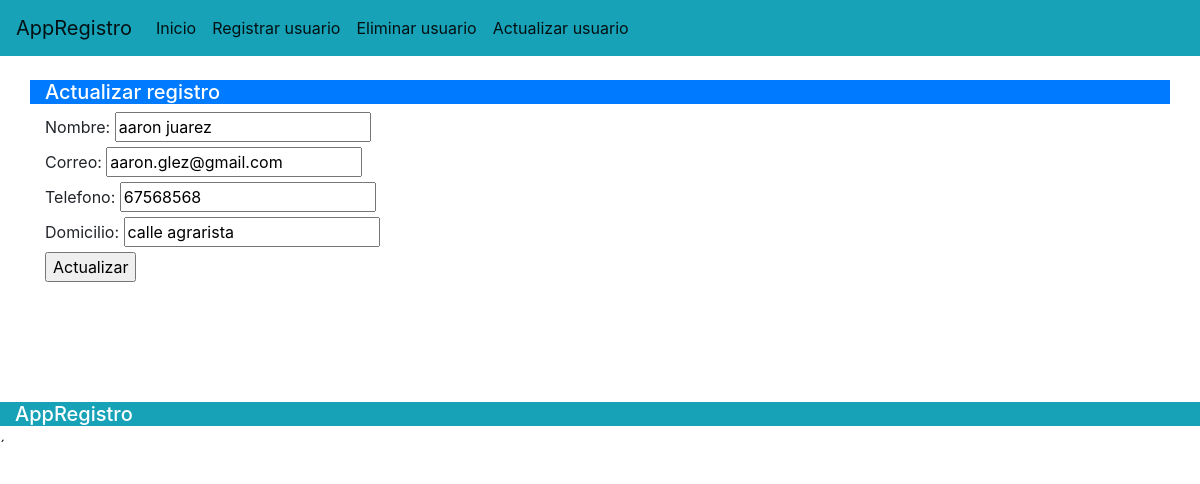
The app's page /actualizar/1 with its own data.
### appregistro/models.py (models this page shows)
class Registro(models.Model):
    nombre=models.CharField(max_length=30)
    correo=models.CharField(max_length=30)
    telefono=models.IntegerField()
    domicilio=models.CharField(max_length=100)

### appregistro/views.py (the view)
# urls.py: path('actualizar/<int:items_id>', views.actualizar),
def actualizar(request,items_id):
    instancia=Registro.objects.get(id=items_id)
    form=RegistroForm(instance=instancia)
    if request.method=="POST":
        form=RegistroForm(request.POST, instance=instancia)
        if form.is_valid():
            instancia.save()
            form=RegistroForm()
        return render(request, "editar.html", {'form': form})
    else :
        instancia=Registro.objects.get(id=items_id)
        form=RegistroForm(instance=instancia)
        return render(request, "actualizar.html", {'form': form})

### appregistro/forms.py
class RegistroForm(ModelForm):
    class Meta:
        model=Registro
        fields=['id','nombre' ,'correo','telefono','domicilio']

### appregistro/templates/actualizar.html (shortened to what this page needs)
<!DOCTYPE html>
<html lang="en">
<head>
    {% load bootstrap4 %}
    {% bootstrap_css %}
</head>
<body>
  <nav class="navbar navbar-expand-lg navbar-light bg-info">
    <a class="navbar-brand" href={% url 'inicio'  %}>AppRegistro</a>
    <div class="collapse navbar-collapse" id="navbarNavAltMarkup">
      <div class="navbar-nav">
        <a class="nav-item nav-link active" href={% url 'inicio' %}>Inicio <span class="sr-only">(current)</span></a>
        <a class="nav-item nav-link active" href={% url 'registrar' %}>Registrar usuario</a>
        <a class="nav-item nav-link active" href={% url 'eliminar' %}>Eliminar usuario</a>
        <a class="nav-item nav-link active" href={% url 'actualizar' %}>Actualizar usuario</a>
      </div>
    </div>
</nav>
    <br/>
    <div class="container bg-primary text-white">
      <h5> Actualizar registro</h5>
    </div>
    <form method="POST" action="" class="container" >
    {% for field in form %}
      <div class=" ">
        {{field.label_tag}}
        {{field}}
      </div>
      {% endfor %}
    <input type="submit" value="Actualizar" onclick="actualizado()"  >
  </form>
    <br/>
    <br/>
    <br/>
    <br/>
    <br/>
   <footer>
    <div class="container-fluid bg-info text-white">
        <h5>AppRegistro</h5>
     </div>´
    </footer>
</body>
</html>

### records on screen
Registro: form "aaron juarez" "aaron.glez@gmail.com" "67568568" "calle agrarista"

### other values on screen
{{ field.label_tag }} "Nombre:" "Correo:" "Telefono:" "Domicilio:"
